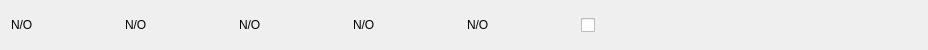
<?xml version="1.0" encoding="UTF-8"?>
<ui version="4.0">
 <class>Form</class>
 <widget class="QWidget" name="Form">
  <property name="geometry">
   <rect>
    <x>0</x>
    <y>0</y>
    <width>928</width>
    <height>50</height>
   </rect>
  </property>
  <property name="sizePolicy">
   <sizepolicy hsizetype="Expanding" vsizetype="Fixed">
    <horstretch>0</horstretch>
    <verstretch>0</verstretch>
   </sizepolicy>
  </property>
  <property name="minimumSize">
   <size>
    <width>0</width>
    <height>50</height>
   </size>
  </property>
  <property name="maximumSize">
   <size>
    <width>16777215</width>
    <height>50</height>
   </size>
  </property>
  <property name="windowTitle">
   <string>Form</string>
  </property>
  <layout class="QHBoxLayout" name="horizontalLayout">
   <item>
    <widget class="QLabel" name="session_term_id_label">
     <property name="text">
      <string>N/O</string>
     </property>
    </widget>
   </item>
   <item>
    <widget class="QLabel" name="session_term_session_label">
     <property name="text">
      <string>N/O</string>
     </property>
    </widget>
   </item>
   <item>
    <widget class="QLabel" name="session_term_term_lbl">
     <property name="text">
      <string>N/O</string>
     </property>
    </widget>
   </item>
   <item>
    <widget class="QLabel" name="session_term_status_lbl">
     <property name="text">
      <string>N/O</string>
     </property>
    </widget>
   </item>
   <item>
    <widget class="QLabel" name="session_term_date_lbl">
     <property name="text">
      <string>N/O</string>
     </property>
    </widget>
   </item>
   <item>
    <widget class="QCheckBox" name="session_term_status_check">
     <property name="styleSheet">
      <string notr="true">border:none;
background-color:none;</string>
     </property>
     <property name="text">
      <string/>
     </property>
     <property name="icon">
      <iconset resource="Resources/icons/skyblue/skyblue.qrc">
       <normaloff>:/skyblue_icons/check.svg</normaloff>:/skyblue_icons/check.svg</iconset>
     </property>
    </widget>
   </item>
   <item>
    <widget class="QPushButton" name="session_term_edit_btn">
     <property name="styleSheet">
      <string notr="true">border:none;
background-color:none;</string>
     </property>
     <property name="text">
      <string/>
     </property>
     <property name="icon">
      <iconset resource="Resources/icons/skyblue/skyblue.qrc">
       <normaloff>:/skyblue_icons/edit.svg</normaloff>:/skyblue_icons/edit.svg</iconset>
     </property>
    </widget>
   </item>
   <item>
    <widget class="QPushButton" name="session_term_delete_btn">
     <property name="styleSheet">
      <string notr="true">border:none;
background-color:none;</string>
     </property>
     <property name="text">
      <string/>
     </property>
     <property name="icon">
      <iconset resource="Resources/icons/skyblue/skyblue.qrc">
       <normaloff>:/skyblue_icons/trash-2.svg</normaloff>:/skyblue_icons/trash-2.svg</iconset>
     </property>
    </widget>
   </item>
  </layout>
 </widget>
 <resources>
  <include location="Resources/icons/skyblue/skyblue.qrc"/>
 </resources>
 <connections/>
</ui>
